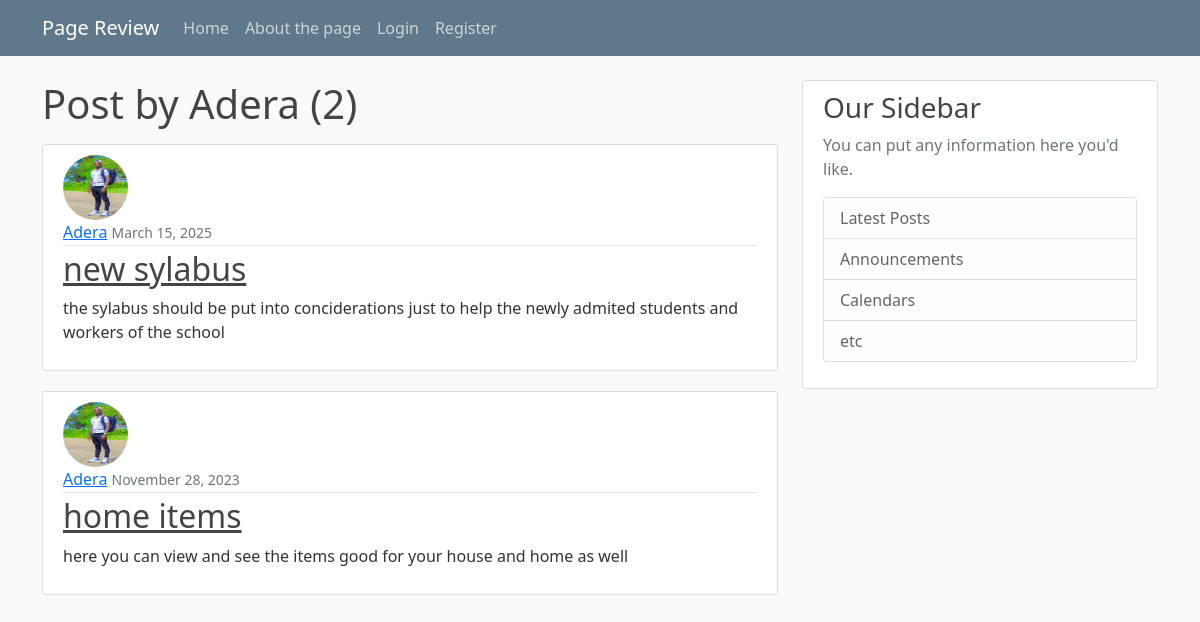
Page /user/Adera on the committed database.
### blog/models.py (models this page shows, shortened)
class Post(models.Model):
    title = models.CharField(max_length=100)
    content = models.TextField()
    date_posted = models.DateTimeField(default=timezone.now)
    author = models.ForeignKey(User, on_delete=models.CASCADE)

### users/models.py (models this page shows, shortened)
class Profile(models.Model):
    user = models.OneToOneField(User,on_delete=models.CASCADE)
    image = models.ImageField(default='default.jpg', upload_to='profile_pics')

### blog/views.py (the view)
# urls.py: path('user/<str:username>', UserPostListView.as_view(), name='user-posts'),
class UserPostListView(ListView):
    model = Post
    template_name = 'blog/user_posts.html'
    context_object_name = 'posts'
    paginate_by = 2
    def get_queryset(self):
        user = get_object_or_404(User, username=self.kwargs.get('username'))
        return Post.objects.filter(author=user).order_by('-date_posted')

### blog/templates/blog/user_posts.html (shortened to what this page needs)
{% extends "blog/base.html" %}
{% block content %}
<h1 class="mb-3">Post by {{ view.kwargs.username }} ({{ page_obj.paginator.count }})</h1>
    {% for post in posts %}
        <article class="media content-section">
          <img class="rounded-circle article-img" src="{{ post.author.profile.image.url }}">
          <div class="media-body">
            <div class="article-metadata">
              <a class="mr-2" href="{% url 'user-posts' post.author.username %}">{{ post.author }}</a>
              <small class="text-muted">{{ post.date_posted|date:"F d, Y" }}</small>
            </div>
            <h2><a class="article-title" href="{% url 'post-detail' post.id %}">{{ post.title }}</a></h2>
            <p class="article-content">{{ post.content }}</p>
          </div>
        </article>
    {% endfor %}
{% endblock content %}

### blog/static/blog/main.css (style rules this page uses)
body { background: #fafafa; color: #333333; margin-top: 5rem; }
h1, h2, h3, h4, h5, h6 { color: #444444; }
.content-section { background: #ffffff; padding: 10px 20px; border: 1px solid #dddddd; border-radius: 3px; margin-bottom: 20px; }
.article-title { color: #444444; }
.article-content { white-space: pre-line; }
.article-img { height: 65px; width: 65px; margin-right: 16px; }
.article-metadata { padding-bottom: 1px; margin-bottom: 4px; border-bottom: 1px solid #e3e3e3 }

### rows in the picture
Post: author.profile.image (picture), author "Adera", date_posted "March 15, 2025", title "new sylabus", content "the sylabus should be put into conciderations just to help the newly admited students and workers of the school"
Post: author.profile.image (picture), author "Adera", date_posted "November 28, 2023", title "home items", content "here you can view and see the items good for your house and home as well"

### other values in the picture
{{ view.kwargs.username }} "Adera"
{{ page_obj.paginator.count }} "2"
